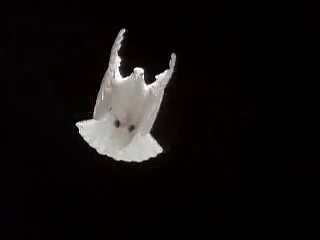
#> input picture frame 8 of movie/bird/bird.mp4, 320 x 240 px, given in place of corgi_out.mp4, which was not available
$ python concat_video.py
#> lines starting #> are read from the running program, lines starting #| are printed output that depends on the picture; pictures that were not available may be replaced by others from this repository, and a replacement may not be noted
#!/usr/bin/env python3

"""Snippets used to concat movies (not maintained)
"""

import os
import cv2
import numpy as np

left = cv2.VideoCapture("corgi_out.mp4")
right = cv2.VideoCapture("corgi_base.mp4")

fps = left.get(cv2.CAP_PROP_FPS)
width = int(left.get(cv2.CAP_PROP_FRAME_WIDTH))
height = int(left.get(cv2.CAP_PROP_FRAME_HEIGHT))
count = int(left.get(cv2.CAP_PROP_FRAME_COUNT))

if os.path.exists("corgi_concat.mp4"):
    os.remove("corgi_concat.mp4")
fourcc = cv2.VideoWriter_fourcc(*"avc1")
out = cv2.VideoWriter("corgi_concat.mp4", fourcc, fps, (width, 2*height+10))

hspace = np.zeros((height, 10, 3))
vspace = np.zeros((10, width, 3))

for i in range(count):
    ret, frame_left = left.read()
    if ret is False:
        break

    ret, frame_right = right.read()
    if ret is False:
        break

    # frame_out = np.concatenate((frame_left, hspace, frame_right), axis=1) \
    #               .astype(np.uint8)
    frame_out = np.concatenate((frame_left, vspace, frame_right), axis=0) \
                  .astype(np.uint8)
    out.write(frame_out)

left.release()
right.release()
out.release()

$ run again, starting later in the video
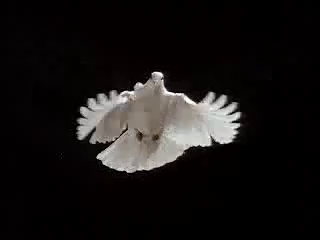
#> input picture frame 36 of movie/bird/bird.mp4, 320 x 240 px, given in place of corgi_out.mp4, which was not available

$ run again, starting later in the video
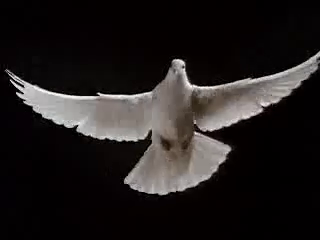
#> input picture frame 64 of movie/bird/bird.mp4, 320 x 240 px, given in place of corgi_out.mp4, which was not available
#> the loop `for i in range(count):` made 17 passes
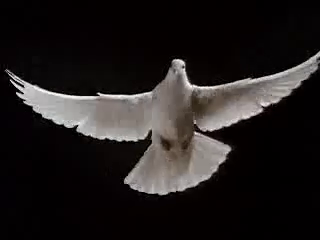
#> input picture frame 64 of movie/bird/bird.mp4, 320 x 240 px, given in place of corgi_out.mp4, which was not available
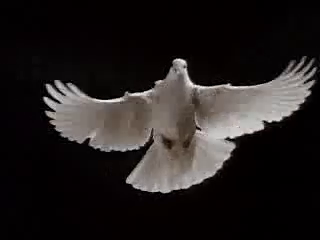
#> input picture frame 65 of movie/bird/bird.mp4, 320 x 240 px, given in place of corgi_out.mp4, which was not available
#> after the loop `for i in range(count):`:
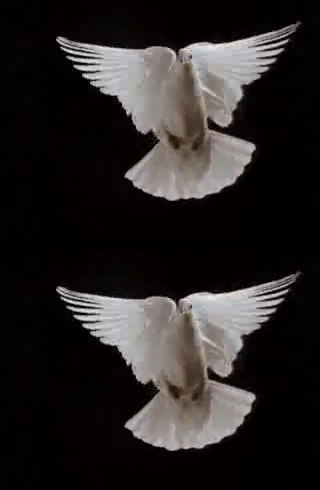
#> frame_out: shape (490, 320, 3); mean B, G, R 36.7, 37.1, 41.2
